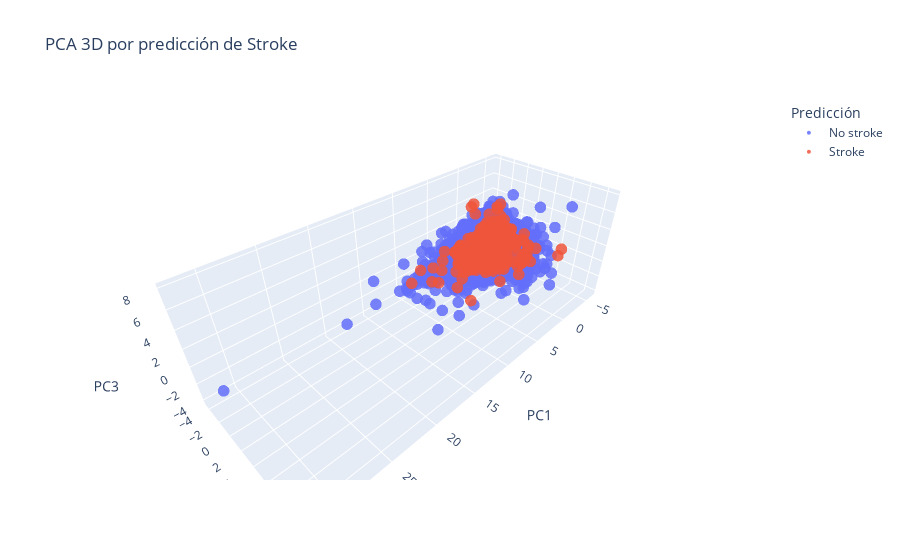

This figure's notebook cell:
### Markdown cell above
A partir de esta visualización tridimensional del PCA, podemos observar que la mayoría de los puntos (en azul) se agrupan de forma compacta, mientras que un grupo reducido (en rojo) se separa claramente del resto.
Estos puntos alejados representan muestras con comportamientos numéricamente muy distintos al promedio general del conjunto. Aunque pueden corresponder a casos reales y válidos, su distancia sugiere que podrían tener un impacto desproporcionado en el entrenamiento de los modelos.

Por tanto, estas observaciones deben considerarse potenciales outliers significativos, y su verdadera relevancia o efecto se determinará más adelante mediante métricas confiables del modelo de clasificación seleccionado, evaluando si contribuyen a mejorar la capacidad predictiva o, por el contrario, introducen ruido al sistema.

### Code cell
pca_df['pred_stroke'] = df['stroke'].map({0: 'No stroke', 1: 'Stroke'})

fig = px.scatter_3d(
    pca_df,
    x='PC1', y='PC2', z='PC3',
    color='pred_stroke',
    opacity=0.85,
    labels={'pred_stroke': 'Predicción'},
    title='PCA 3D por predicción de Stroke'
)
fig.update_traces(marker=dict(size=4))
fig.show()

### Figure 1 — Plotly figure (JSON) as saved in the notebook; plotly's stock layout.template omitted (floating-point values rounded to 4 significant figures; data arrays with more than 128 entries replaced by an {"elided": "..."} marker saying what was removed)
{"data": [{"hovertemplate": "Predicción=No stroke<br>PC1=%{x}<br>PC2=%{y}<br>PC3=%{z}<extra></extra>", "legendgroup": "No stroke", "marker": {"color": "#636efa", "opacity": 0.85, "size": 4, "symbol": "circle"}, "mode": "markers", "name": "No stroke", "scene": "scene", "showlegend": true, "type": "scatter3d", "x": {"elided": "4241 float values"}, "y": {"elided": "4241 float values"}, "z": {"elided": "4241 float values"}}, {"hovertemplate": "Predicción=Stroke<br>PC1=%{x}<br>PC2=%{y}<br>PC3=%{z}<extra></extra>", "legendgroup": "Stroke", "marker": {"color": "#EF553B", "opacity": 0.85, "size": 4, "symbol": "circle"}, "mode": "markers", "name": "Stroke", "scene": "scene", "showlegend": true, "type": "scatter3d", "x": {"elided": "362 float values"}, "y": {"elided": "362 float values"}, "z": {"elided": "362 float values"}}], "layout": {"legend": {"title": {"text": "Predicción"}, "tracegroupgap": 0}, "scene": {"domain": {"x": [0, 1], "y": [0, 1]}, "xaxis": {"title": {"text": "PC1"}}, "yaxis": {"title": {"text": "PC2"}}, "zaxis": {"title": {"text": "PC3"}}}, "title": {"text": "PCA 3D por predicción de Stroke"}}}
